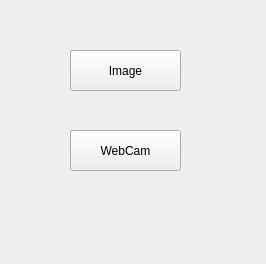
<?xml version="1.0" encoding="UTF-8"?>
<ui version="4.0">
 <class>Form</class>
 <widget class="QWidget" name="Form">
  <property name="geometry">
   <rect>
    <x>0</x>
    <y>0</y>
    <width>266</width>
    <height>264</height>
   </rect>
  </property>
  <property name="windowTitle">
   <string>Form</string>
  </property>
  <widget class="QPushButton" name="pushButton">
   <property name="geometry">
    <rect>
     <x>70</x>
     <y>50</y>
     <width>111</width>
     <height>41</height>
    </rect>
   </property>
   <property name="text">
    <string>Image</string>
   </property>
  </widget>
  <widget class="QPushButton" name="pushButton_2">
   <property name="geometry">
    <rect>
     <x>70</x>
     <y>130</y>
     <width>111</width>
     <height>41</height>
    </rect>
   </property>
   <property name="text">
    <string>WebCam</string>
   </property>
  </widget>
 </widget>
 <resources/>
 <connections/>
</ui>
